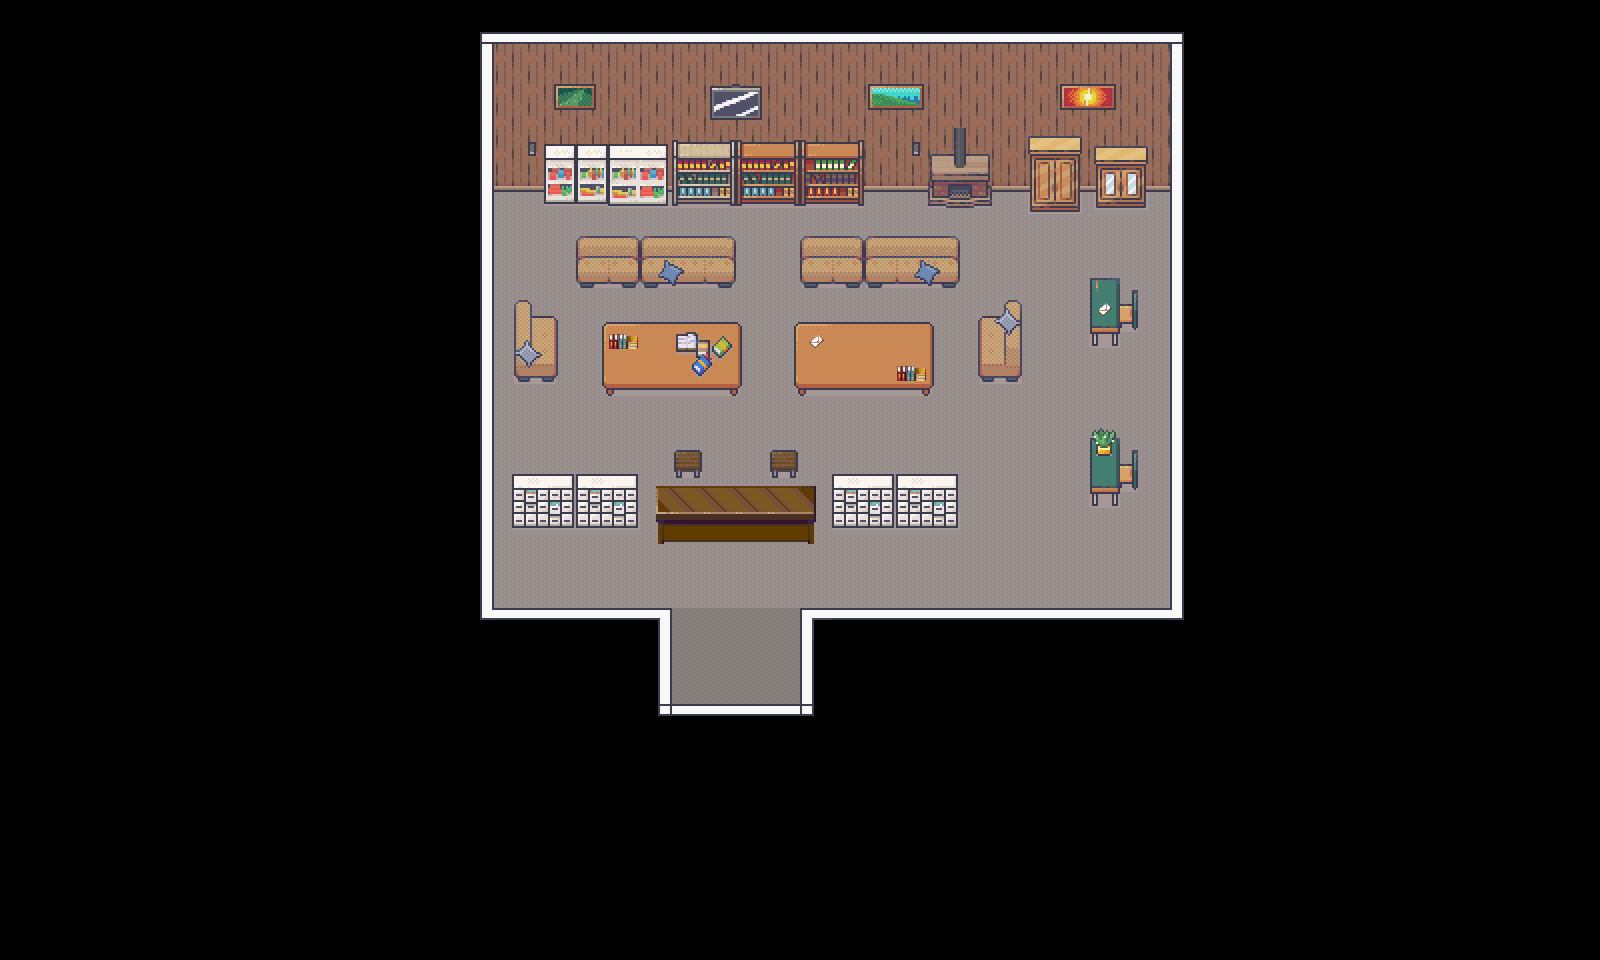

Rendered tile map (Tiled .tmx) drawn with the repository's tilesets; below, a short description and the map source with its tile grids summarised:
An orthogonal 50x30 tile map with 32x32 px tiles, 5 tile layers (Fond noir, fond, contour, decoration, ...), 5 tilesets and 15 objects.

<map version="1.10" tiledversion="1.11.0" orientation="orthogonal" renderorder="right-down" width="50" height="30" tilewidth="32" tileheight="32" infinite="0" nextlayerid="19" nextobjectid="61">
 <tileset firstgid="1" source="../Asset/tile_set/Interiors_free_32x32.tsx" />
 <tileset firstgid="1425" source="../Asset/tile_set/Room_Builder_free_32x32.tsx" />
 <tileset firstgid="1816" source="../Asset/tile_set/lab.tsx" />
 <tileset firstgid="2072" source="../Asset/tile_set/lab2.tsx" />
 <tileset firstgid="2328" source="../Asset/tile_set/squelette.tsx" />
 <layer id="16" name="Fond noir" width="50" height="30">
  <data>[1500 cells, 1500 non-empty, 1 distinct tile ids]</data>
 </layer>
 <layer id="11" name="fond" width="50" height="30">
  <data>[1500 cells, 408 non-empty, 4 distinct tile ids]</data>
 </layer>
 <layer id="1" name="contour" width="50" height="30">
  <data>[1500 cells, 84 non-empty, 12 distinct tile ids]</data>
 </layer>
 <layer id="14" name="decoration" width="50" height="30">
  <data>[1500 cells, 184 non-empty, 117 distinct tile ids]</data>
 </layer>
 <layer id="15" name="deco2" width="50" height="30">
  <data>[1500 cells, 18 non-empty, 12 distinct tile ids]</data>
 </layer>
 <objectgroup id="17" name="TransitionValrose">
  <object id="46" x="655.227" y="670.608" width="161.5" height="61.5237">
   <ellipse />
  </object>
 </objectgroup>
 <objectgroup id="18" name="Collision">
  <object id="47" x="495.266" y="190.723">
   <polygon points="0,0 -1.53809,412.209 181.495,415.285 178.419,506.032 303.004,507.57 344.533,532.18 -70.7522,632.156 -64.5999,-164.576" />
  </object>
  <object id="48" x="390.675" y="189.185">
   <polygon points="0,0 807.498,21.5333 827.493,-166.114 -55.3713,-159.962" />
  </object>
  <object id="49" x="1184.33" y="184.571">
   <polygon points="0,0 -23.0714,3.07618 -16.919,421.437 -386.061,421.437 -386.061,546.023 101.514,558.327" />
  </object>
  <object id="50" x="642.922" y="495.266">
   <polygon points="0,0 -4.61428,36.9142 -132.276,35.3761 -132.276,-3.07618" />
  </object>
  <object id="51" x="656.765" y="492.189">
   <polygon points="0,0 0,55.3713 161.5,55.3713 161.5,-1.53809 149.195,-12.3047 144.581,-33.838 113.819,-35.3761 109.205,-10.7666 46.1428,-12.3047 43.0666,-36.9142 16.919,-35.3761" />
  </object>
  <object id="52" x="599.856" y="330.69">
   <polygon points="0,0 -1.53809,67.676 146.119,64.5999 144.581,-3.07618" />
  </object>
  <object id="53" x="561.404" y="330.69">
   <polygon points="0,0 -1.53809,53.8332 -50.757,53.8332 -46.1428,-15.3809 -1.53809,-15.3809" />
  </object>
  <object id="54" x="575.246" y="255.323">
   <polygon points="0,0 0,26.1476 163.038,32.2999 164.576,1.53809 156.885,-10.7666" />
  </object>
  <object id="55" x="796.732" y="249.171">
   <polygon points="0,0 0,44.6047 169.19,39.9904 167.652,4.61428" />
  </object>
  <object id="56" x="935.16" y="322.999">
   <polygon points="0,0 1.53809,75.3665 -144.581,75.3665 -144.581,0" />
  </object>
  <object id="57" x="975.15" y="318.385">
   <polygon points="0,0 1.53809,66.1379 53.8332,67.676 52.2951,-10.7666" />
  </object>
  <object id="58" x="1085.89" y="278.395">
   <polygon points="0,0 0,66.1379 38.4523,67.676 39.9904,56.9094 56.9094,50.757 56.9094,30.7618 38.4523,21.5333 41.5285,3.07618" />
  </object>
  <object id="59" x="1082.82" y="436.818">
   <polygon points="0,0 3.07618,66.1379 46.1428,69.2141 41.5285,52.2951 58.4475,52.2951 58.4475,32.2999 36.9142,24.6095 41.5285,-4.61428" />
  </object>
  <object id="60" x="961.307" y="490.651">
   <polygon points="0,0 -3.07618,38.4523 -130.738,38.4523 -129.2,3.07618" />
  </object>
 </objectgroup>
</map>
